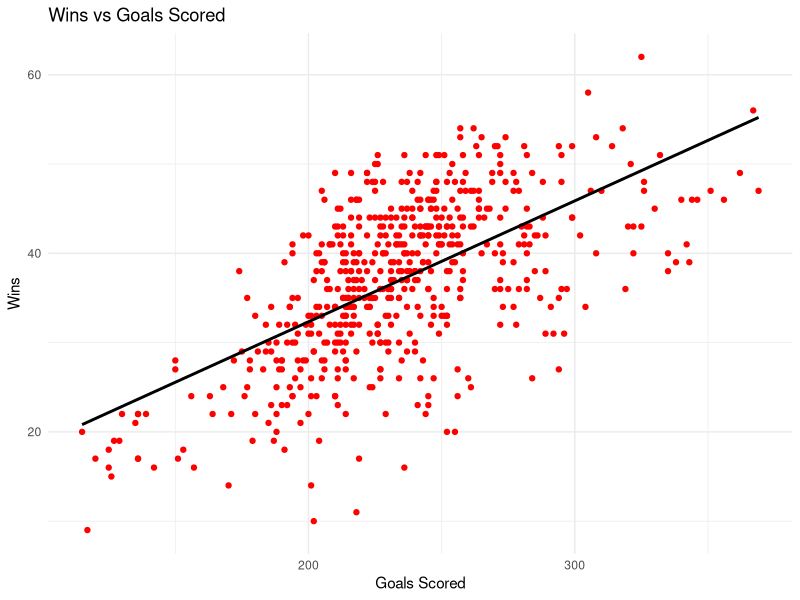
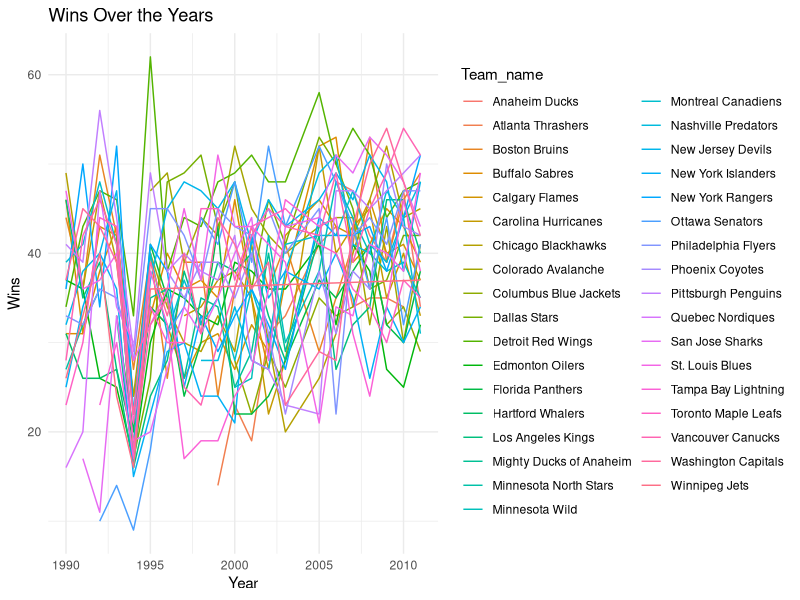

These charts were generated, in order, by the following R code: (Note: this script raises an error after producing the figures.)
## ---- chunk 1
library(ggplot2)
library(dplyr)

data_teams <- read.csv("teams.csv")


colSums(is.na(data_teams))

ggplot(data_teams, aes(x = Goals_for_gf, y = Wins)) +
  geom_point(color="red") +
  geom_smooth(method="lm", se=FALSE, color="black") +
  labs(title="Wins vs Goals Scored", x="Goals Scored", y="Wins") +
  theme_minimal()

model <- lm(Wins ~ Goals_for_gf, data=data_teams)
summary(model)

ggplot(data_teams, aes(x = year, y = Wins, group=Team_name, color=Team_name)) +
  geom_line() +
  labs(title="Wins Over the Years", x="Year", y="Wins") +
  theme_minimal()





## ---- chunk 2

data_arr <- data_teams %>%
             
             arrange(desc(Wins))

head(data_arr)

data_arr_isna <- mean(data_arr$Wins, na.rm=TRUE)

library(ggplot2)
library(forcats)  # For reordering categorical variables

ggplot(data = data_arr, aes(x = fct_reorder(Team_name, Wins), y = Wins)) +
  geom_bar(stat = "identity", fill = "orange", color = "black") + 
  labs(title = "Wins for Each Team", x = "Team Name", y = "Wins") +
  theme_minimal() +
  theme
  

  




## ---- chunk 3
ggplot(data = data_arr, aes(x = fct_reorder(Team_name, Losses), y = Losses)) +
  geom_bar(stat = "identity", color="blue", fill="red") +
  theme_minimal() +
  theme(axis.text.x = element_text(angle = 45, hjust = 1))



## ---- chunk 4
# Load necessary libraries
library(tidyverse)
library(ggplot2)
library(corrplot)

# Load the dataset
data <- read.csv("teams.csv")

# View basic structure
str(data)

# Check for missing values
colSums(is.na(data))

# Fill missing OT Losses with 0
data$OT.Losses[is.na(data$OT.Losses)] <- mean(data$OT.Losses, na.rm=TRUE)

# Summary Statistics
summary(data)

# Correlation Analysis
numeric_data <- data %>% select_if(is.numeric)
cor_matrix <- cor(numeric_data, use = "complete.obs")

# Visualizing Correlation Heatmap
corrplot(cor_matrix, method="color", addCoef.col="black", tl.cex=0.8)

# Distribution of Wins
ggplot(data, aes(x = Wins)) +
  geom_histogram(fill = "orange", bins = 20, color = "black", alpha = 0.7) +
  labs(title = "Distribution of Wins", x = "Wins", y = "Frequency") +
  theme_minimal()

# Trend of Wins over the years
ggplot(data, aes(x = year, y = Wins)) +
  stat_summary(fun = mean, geom = "line", color = "blue", size = 1) +
  geom_point(aes(y = Wins), color = "red", alpha = 0.4) +
  labs(title = "Average Wins Per Year", x = "Year", y = "Wins") +
  theme_minimal()

# Scatter Plot: Wins vs Goals For
ggplot(data, aes(x = Goals_for_gf, y = Wins)) +
  geom_point(color = "blue", alpha = 0.6) +
  geom_smooth(method = "lm", se = FALSE, color = "red") +
  labs(title = "Wins vs Goals Scored", x = "Goals Scored", y = "Wins") +
  theme_minimal()





## ---- chunk 5


library(dplyr)

data_sel = data_arr %>% select_if(is.numeric) %>% filter(year > 2000) %>% select(Wins, year) %>% summarize(av_wins = mean(Wins))

print(data_sel)

library(ggplot2)

data_arr %>%
  mutate(win_percentage = Wins / (Wins + Losses)) %>%
  ggplot(aes(x = reorder(Team_name, win_percentage), y = win_percentage)) +
  geom_bar(stat = "identity") +
  theme_minimal() +
  labs(title = "Team Wins", x = "Team", y = "Wins") +
  theme(axis.text.x = element_text(angle = 45, hjust = 1))






















